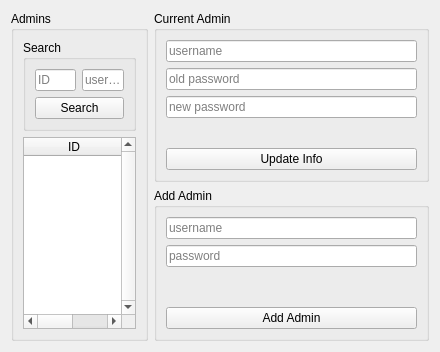
              <widget class="QWidget" name="admin_tab">
               <attribute name="icon">
                <iconset resource="resources.qrc">
                 <normaloff>:/img/img/admin.png</normaloff>:/img/img/admin.png</iconset>
               </attribute>
               <attribute name="title">
                <string>Adminstration</string>
               </attribute>
               <layout class="QHBoxLayout" name="horizontalLayout_11">
                <item>
                 <layout class="QHBoxLayout" name="horizontalLayout_8" stretch="2,4">
                  <item>
                   <widget class="QGroupBox" name="groupBox_7">
                    <property name="title">
                     <string>Admins</string>
                    </property>
                    <layout class="QVBoxLayout" name="verticalLayout_8">
                     <item>
                      <widget class="QGroupBox" name="groupBox_9">
                       <property name="title">
                        <string>Search</string>
                       </property>
                       <layout class="QVBoxLayout" name="verticalLayout_7">
                        <item>
                         <layout class="QHBoxLayout" name="horizontalLayout_7">
                          <item>
                           <widget class="QLineEdit" name="admin_search_id">
                            <property name="inputMethodHints">
                             <set>Qt::ImhDigitsOnly</set>
                            </property>
                            <property name="placeholderText">
                             <string>ID</string>
                            </property>
                           </widget>
                          </item>
                          <item>
                           <widget class="QLineEdit" name="admin_search_username">
                            <property name="placeholderText">
                             <string>username</string>
                            </property>
                           </widget>
                          </item>
                         </layout>
                        </item>
                        <item>
                         <widget class="QPushButton" name="admin_search_btn">
                          <property name="text">
                           <string>Search</string>
                          </property>
                          <property name="autoDefault">
                           <bool>true</bool>
                          </property>
                         </widget>
                        </item>
                       </layout>
                      </widget>
                     </item>
                     <item>
                      <widget class="QTableWidget" name="admins_table">
                       <property name="verticalScrollBarPolicy">
                        <enum>Qt::ScrollBarAlwaysOn</enum>
                       </property>
                       <property name="selectionMode">
                        <enum>QAbstractItemView::SingleSelection</enum>
                       </property>
                       <property name="selectionBehavior">
                        <enum>QAbstractItemView::SelectRows</enum>
                       </property>
                       <column>
                        <property name="text">
                         <string>ID</string>
                        </property>
                       </column>
                       <column>
                        <property name="text">
                         <string>username</string>
                        </property>
                       </column>
                      </widget>
                     </item>
                    </layout>
                   </widget>
                  </item>
                  <item>
                   <layout class="QVBoxLayout" name="verticalLayout_11" stretch="1,1">
                    <item>
                     <widget class="QGroupBox" name="groupBox_5">
                      <property name="title">
                       <string>Current Admin</string>
                      </property>
                      <layout class="QVBoxLayout" name="verticalLayout_9" stretch="0,0,0,0,0">
                       <property name="spacing">
                        <number>6</number>
                       </property>
                       <item>
                        <widget class="QLineEdit" name="admin_edit_username">
                         <property name="enabled">
                          <bool>true</bool>
                         </property>
                         <property name="readOnly">
                          <bool>true</bool>
                         </property>
                         <property name="placeholderText">
                          <string>username</string>
                         </property>
                        </widget>
                       </item>
                       <item>
                        <widget class="QLineEdit" name="admin_edit_old_password">
                         <property name="inputMethodHints">
                          <set>Qt::ImhHiddenText|Qt::ImhNoAutoUppercase|Qt::ImhNoPredictiveText</set>
                         </property>
                         <property name="text">
                          <string/>
                         </property>
                         <property name="echoMode">
                          <enum>QLineEdit::Password</enum>
                         </property>
                         <property name="placeholderText">
                          <string>old password</string>
                         </property>
                        </widget>
                       </item>
                       <item>
                        <widget class="QLineEdit" name="admin_edit_new_password">
                         <property name="inputMethodHints">
                          <set>Qt::ImhHiddenText|Qt::ImhNoAutoUppercase|Qt::ImhNoPredictiveText</set>
                         </property>
                         <property name="text">
                          <string/>
                         </property>
                         <property name="echoMode">
                          <enum>QLineEdit::Password</enum>
                         </property>
                         <property name="placeholderText">
                          <string>new password</string>
                         </property>
                        </widget>
                       </item>
                       <item>
                        <widget class="QLabel" name="admin_edit_error">
                         <property name="font">
                          <font>
                           <pointsize>12</pointsize>
                           <weight>75</weight>
                           <bold>true</bold>
                          </font>
                         </property>
                         <property name="styleSheet">
                          <string notr="true">QLabel {
color:rgb(255, 0, 0);
}</string>
                         </property>
                         <property name="text">
                          <string/>
                         </property>
                         <property name="textFormat">
                          <enum>Qt::RichText</enum>
                         </property>
                         <property name="wordWrap">
                          <bool>true</bool>
                         </property>
                        </widget>
                       </item>
                       <item>
                        <widget class="QPushButton" name="admin_edit_btn">
                         <property name="text">
                          <string>Update Info</string>
                         </property>
                         <property name="autoDefault">
                          <bool>true</bool>
                         </property>
                        </widget>
                       </item>
                      </layout>
                     </widget>
                    </item>
                    <item>
                     <widget class="QGroupBox" name="groupBox_6">
                      <property name="title">
                       <string>Add Admin</string>
                      </property>
                      <layout class="QVBoxLayout" name="verticalLayout_10" stretch="2,2,1,2">
                       <item>
                        <widget class="QLineEdit" name="admin_add_username">
                         <property name="placeholderText">
                          <string>username</string>
                         </property>
                        </widget>
                       </item>
                       <item>
                        <widget class="QLineEdit" name="admin_add_password">
                         <property name="inputMethodHints">
                          <set>Qt::ImhHiddenText|Qt::ImhNoAutoUppercase|Qt::ImhNoPredictiveText</set>
                         </property>
                         <property name="text">
                          <string/>
                         </property>
                         <property name="echoMode">
                          <enum>QLineEdit::Password</enum>
                         </property>
                         <property name="placeholderText">
                          <string>password</string>
                         </property>
                        </widget>
                       </item>
                       <item>
                        <widget class="QLabel" name="admin_add_error">
                         <property name="sizePolicy">
                          <sizepolicy hsizetype="Preferred" vsizetype="Preferred">
                           <horstretch>0</horstretch>
                           <verstretch>0</verstretch>
                          </sizepolicy>
                         </property>
                         <property name="font">
                          <font>
                           <pointsize>12</pointsize>
                           <weight>75</weight>
                           <bold>true</bold>
                          </font>
                         </property>
                         <property name="styleSheet">
                          <string notr="true">QLabel {
color:rgb(255, 0, 0);
}</string>
                         </property>
                         <property name="text">
                          <string/>
                         </property>
                         <property name="textFormat">
                          <enum>Qt::RichText</enum>
                         </property>
                         <property name="wordWrap">
                          <bool>true</bool>
                         </property>
                        </widget>
                       </item>
                       <item>
                        <widget class="QPushButton" name="admin_add_btn">
                         <property name="text">
                          <string>Add Admin</string>
                         </property>
                         <property name="autoDefault">
                          <bool>true</bool>
                         </property>
                        </widget>
                       </item>
                      </layout>
                     </widget>
                    </item>
                   </layout>
                  </item>
                 </layout>
                </item>
               </layout>
              </widget>
